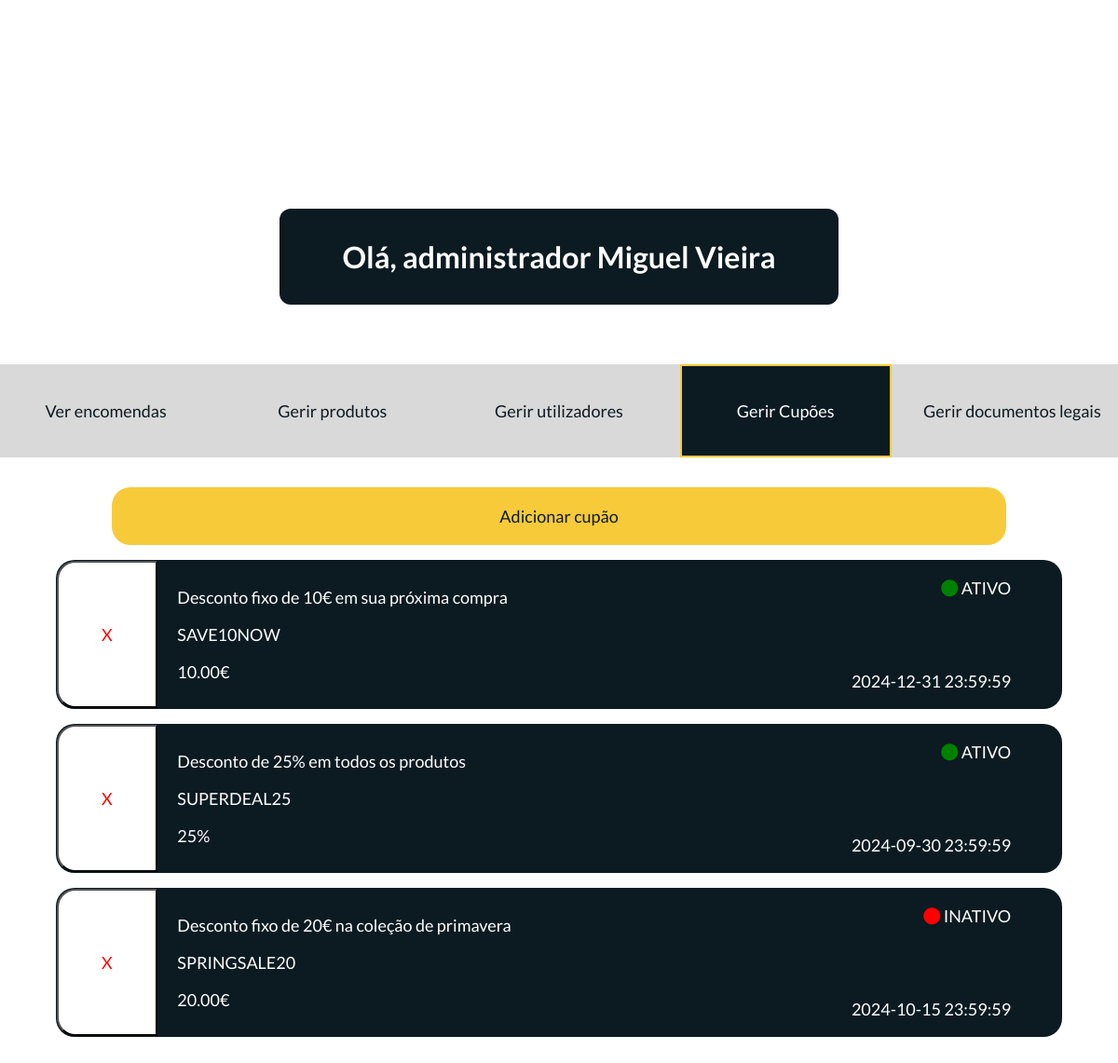
/php/gerirCupoesAdmin.php (signed in), run on the app's committed database.
### tables this page shows
CREATE TABLE `cupoes` (
  `cupaoID` int(11) NOT NULL,
  `tipoValor` enum('FIXO','PERCENTUAL') NOT NULL,
  `valor` decimal(10,2) NOT NULL,
  `codigo` varchar(255) NOT NULL,
  `descricao` varchar(100) NOT NULL,
  `dataExpiracao` datetime NOT NULL,
  `estado` enum('ATIVO','INATIVO') NOT NULL DEFAULT 'ATIVO'
);

### php/gerirCupoesAdmin.php (the view, shortened to what this page needs)
<?php
    include'conexaobd.php';
    $sql = "SELECT * FROM cupoes ";
    $stmt = mysqli_prepare($conn,$sql);
    mysqli_stmt_execute($stmt);
    mysqli_stmt_store_result($stmt);
    mysqli_stmt_bind_result($stmt, $cupaoID, $tipoValor, $valor, $codigo, $descricao, $dataExpiracao, $estado);
    $results = [];
    while (mysqli_stmt_fetch($stmt)) {
     $results[] = [
        'cupaoID' => $cupaoID,
        'tipoValor' => $tipoValor,
        'valor' => $valor,
        'codigo' => $codigo,
        'descricao' => $descricao,
        'dataExpiracao' => $dataExpiracao,
        'estado' => $estado
        ];
    }
?>
<!DOCTYPE html>
<html lang="pt">
<head>
    <link rel="stylesheet" href="../css/header.css">
    <link rel="stylesheet" href="../css/regrasEstilo.css">
    <link rel="stylesheet" href="../css/footerMobile.css">
    <link rel="stylesheet" href="../css/headerDesktop.css">
    <link rel="stylesheet" href="../css/footerDesktop.css">
     <link rel="stylesheet" href="../css/gerirCupoesAdmin.css">
</head>
<body>
<main>
    <h1 id="tituloAdminDesktop">Olá, administrador <?php echo htmlspecialchars($_SESSION['nome']).' '. htmlspecialchars($_SESSION['apelido']) ?></h1>
    <div class="background1">
        <div class="divs" id="encomendasDesktop"><a class="linksAdmin" href="areaAdministrador.php" title="Ver encomendas"><p>Ver encomendas</p></a></div>
        <div class="divs" id="produtosDesktop"><a class="linksAdmin" href="gerirProdutosAdmin.php" title="Gerir produtos"><p>Gerir produtos</p></a></div>
        <div class="divs" id="utilizaodresDesktop"><a class="linksAdmin" href="gerirUtilizadoresAdminDesktop.php" title="Gerir utilizadores"><p>Gerir utilizadores</p></a></div>
        <div class="divs" id="cupoesDesktop"><a class="linksAdmin" href="gerirCupoesAdmin.php" title="Gerir cupões"><p>Gerir Cupões</p></a></div>
        <div class="divs" id="documentosLegaisDesktop"><a class="linksAdmin" href="gerirDocumentosLegaisAdmin.php" title="Gerir documentos legais"><p>Gerir documentos legais</p></a></div>
    </div>
    <div id="divBtnNovoCupao"><a id="linkBtnNovoCupao" href="adicionarCupaoAdmin.php" title="Adicionar cupão"><button id="btnNovoCupao" type="button"><p>Adicionar cupão</p></button></a></div>
    <?php foreach ($results as $row){ ?>
        <div class="background">
            <div class="divBtnRemover"><a class="linkRemover" href="removerCupaoAdmin.php?cupaoID=<?php echo htmlspecialchars($row['cupaoID']) ?>" title="Remover cupão"><button class="btnRemover" type="button"><p>X</p></button></a></div>
            <div class="infoCupao">
                <div><p><?php echo htmlspecialchars($row['descricao']) ?></p></div>
                <div><p><?php echo htmlspecialchars($row['codigo']) ?></p></div>
                <div><p><?php if($row['tipoValor']=='PERCENTUAL'){ echo htmlspecialchars($row['valor'] *100) .'%';}else{ echo htmlspecialchars($row['valor']).'€';}?></p></div>
            </div>
            <div class="estadoCupao"><p><?php if($row['estado']=='ATIVO'){echo '<i style="color: green" class="fa-solid fa-circle"></i> '. htmlspecialchars($row['estado']);  } else{ echo '<i style="color: red" class="fa-solid fa-circle"></i> '. htmlspecialchars($row['estado']); } ?></p></div>
            <div class="dataExpiracao"><p><?php echo htmlspecialchars($row['dataExpiracao']) ?></p></div>
        </div>
    <?php } ?>
</main>
</body>
</html>

### css/regrasEstilo.css (style rules this page uses)
body { margin: 0; }
* { font-family: 'lato',sans-serif; }
h1 { font-size: 22px; font-weight: 700; }
:root { --amarelo:#F7CA3A; --azulEscuro:#0C1A21; --branco:#FFFFFF; --cinzaClaro:#D9D9D9; --azulClaro:#43545C; }
@media (min-width:768px) { h1 { font-size: 32px; font-weight: 700; } }

### css/gerirCupoesAdmin.css (style rules this page uses)
* { box-sizing: border-box; }
body { margin: 0; padding: 0; }
main { padding-top: 5em; width: 90%; display: block; margin: auto; height: 89vh; overflow-y: auto; }
#tituloAdminDesktop, .background1 { display: none; }
#divBtnNovoCupao { display: block; margin: auto; width: 80%; margin-bottom: 1em; }
#linkBtnNovoCupao { text-decoration: none; width: 100%; }
#btnNovoCupao { width: 100%; border-radius: 20px; border: 1px solid transparent; color: #0C1A21; background-color: #F7CA3A; cursor: pointer; transition: background-color 0.3s; }
.background { background-color: #0C1A21; border: 1px solid transparent; border-radius: 20px; position: relative; display: block; margin: auto; margin-bottom: 1em; color: #FFFFFF; height: 10em; }
.divBtnRemover { position: absolute; left: 0; height: 100%; width: 10%; }
.linkRemover { height: 100%; width: 100%; }
.btnRemover { height: 100%; border-top-left-radius: 20px; border-bottom-left-radius: 20px; width: 100%; color: red; background-color: #FFFFFF; cursor: pointer; transition: background-color 0.3s; }
.infoCupao { position: absolute; left: 12%; top: 50%; transform: translateY(-50%); }
.estadoCupao { position: absolute; right: 5%; top: 0%; }
.dataExpiracao { position: absolute; right: 5%; bottom: 0%; }
@media (min-width:768px) { main { padding-top: 14em; width: 100%; } }
@media (min-width:768px) { #tituloAdminDesktop { display: block; margin: auto; background-color: #0C1A21; color: #FFFFFF; padding: 1em; border-radius: 12px; margin-bottom: 2em; width: 50%; text-align: center; } }
@media (min-width:768px) { .background1 { background-color: #D9D9D9; display: flex; flex-direction: row; color: #FFFFFF; justify-content: space-between; width: 100%; gap: 1em; } }
@media (min-width:768px) { .divs { flex: 1; height: 100px; position: relative; display: flex; align-items: center; justify-content: center; transition: background-color 0.3s; } }
@media (min-width:768px) { .linksAdmin { text-decoration: none; text-align: center; color: #0C1A21; width: 100%; height: 100%; display: flex; align-items: center; justify-content: center; } }
@media (min-width:768px) { #cupoesDesktop { background-color: #0C1A21; } }
@media (min-width:768px) { #cupoesDesktop .linksAdmin { color: #FFFFFF; border: 2px solid #F7CA3A; } }
@media (min-width:768px) { #divBtnNovoCupao { margin-top: 2em; } }
@media (min-width:768px) { .background { width: 90%; display: block; margin: auto; margin-bottom: 1em; } }

### data on the page
cupoes: descricao "Desconto fixo de 10€ em sua próxima compra", codigo "SAVE10NOW", valor "10.00", estado "ATIVO", dataExpiracao "2024-12-31 23:59:59"
cupoes: descricao "Desconto de 25% em todos os produtos", codigo "SUPERDEAL25", $row['valor']*100 "25", estado "ATIVO", dataExpiracao "2024-09-30 23:59:59"
cupoes: descricao "Desconto fixo de 20€ na coleção de primavera", codigo "SPRINGSALE20", valor "20.00", estado "INATIVO", dataExpiracao "2024-10-15 23:59:59"

### other printed values
$_SESSION['nome'] "Miguel"
$_SESSION['apelido'] "Vieira"
